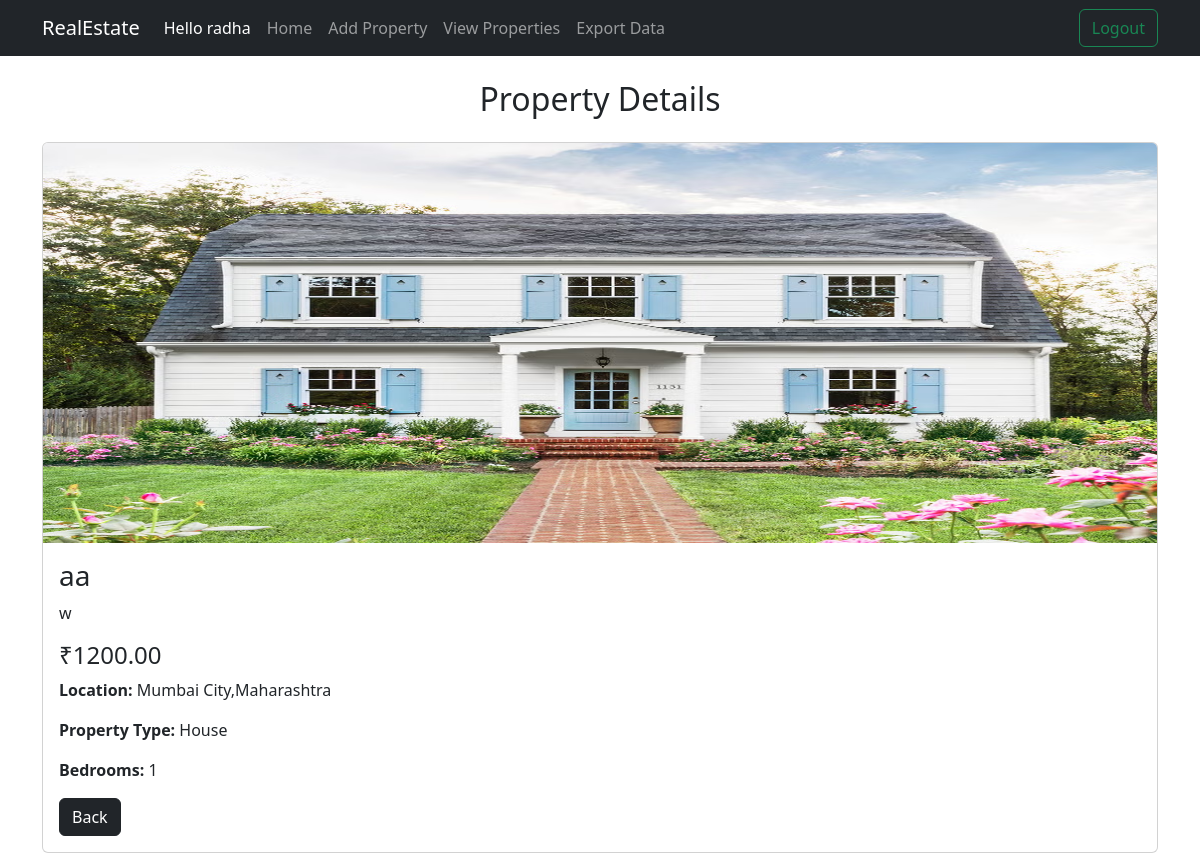
The page /viewDetails.php?id=3 (signed in) on the database its author committed.
### tables this page shows
CREATE TABLE `properties` (
  `id` int(11) NOT NULL AUTO_INCREMENT,
  `property_name` varchar(100) DEFAULT NULL,
  `description` text DEFAULT NULL,
  `price` decimal(10,2) DEFAULT NULL,
  `location` varchar(100) DEFAULT NULL,
  `property_type` varchar(100) DEFAULT NULL,
  `bedrooms` int(11) DEFAULT NULL,
  `image` varchar(255) DEFAULT NULL,
  `user_id` int(11) DEFAULT NULL,
  `created_at` timestamp NOT NULL DEFAULT current_timestamp(),
  PRIMARY KEY (`id`),
  KEY `user_id` (`user_id`),
  CONSTRAINT `properties_ibfk_1` FOREIGN KEY (`user_id`) REFERENCES `users` (`id`)
);

### viewDetails.php (the view, shortened to what this page needs)
<?php
include 'db.php';
$id = $_GET["id"];
$sql = $conn->prepare("SELECT * FROM properties WHERE id=?");
$sql->bind_param("i", $id);
$sql->execute();
$result = $sql->get_result();
$row = $result->fetch_assoc();
?>
<!doctype html>
<html lang="en">
<head>
    <link href="https://cdn.jsdelivr.net/npm/bootstrap@5.3.8/dist/css/bootstrap.min.css" rel="stylesheet">
</head>
<body>
<header>
            <nav
                class="navbar navbar-expand-sm navbar-dark bg-dark"
            >
                <div class="container">
                    <a class="navbar-brand" href="#">RealEstate</a>
                    <div class="collapse navbar-collapse" id="collapsibleNavId">
                        <ul class="navbar-nav me-auto mt-2 mt-lg-0">
                            <li class="nav-item">
                                <a class="nav-link active" href="#" aria-current="page"
                                    >Hello <?php echo $_SESSION["name"];?>
                                    <span class="visually-hidden">(current)</span></a
                                >
                            </li>
                            <li class="nav-item">
                                <a class="nav-link" href="dashboard.php">Home</a>
                            </li>
                            <li class="nav-item">
                                <a class="nav-link" href="addProperty.php">Add Property</a>
                            </li>
                            <li class="nav-item">
                                <a class="nav-link" href="viewProperties.php">View Properties</a>
                            </li>
                            <li class="nav-item">
                                <a class="nav-link" href="pdf.php">Export Data</a>
                            </li>
                        </ul>
                        <form class="d-flex" action="logout.php">
                            <button class="btn btn-outline-success">Logout</button>
                        </form>
                    </div>
                </div>
            </nav>
        </header>
<div class="container mt-4">
    <h2 class="text-center mb-4">Property Details</h2>
    <?php if ($row) { ?>
    <div class="card">
        <img src="uploads/<?php echo $row["image"]; ?>" width="400" height="400" class="card-img-top">
        <div class="card-body">
            <h3><?php echo $row["property_name"]; ?></h3>
            <p><?php echo $row["description"]; ?></p>
            <h4>₹<?php echo $row["price"]; ?></h4>
            <p><b>Location:</b> <?php echo $row["location"]; ?></p>
            <p><b>Property Type:</b> <?php echo $row["property_type"]; ?></p>
            <p><b>Bedrooms:</b> <?php echo $row["bedrooms"]; ?></p>
            <a href="dashboard.php" class="btn btn-dark">Back</a>
        </div>
    </div>
    <?php } else { ?>
        <h4 class="text-center">Property not found</h4>
    <?php } ?>
</div>
</body>
</html>

### rows shown on the page
properties: image (picture), property_name "aa", description "w", price "1200.00", location "Mumbai City,Maharashtra", property_type "House", bedrooms "1"

### other values the page prints
$_SESSION["name"] "radha"
